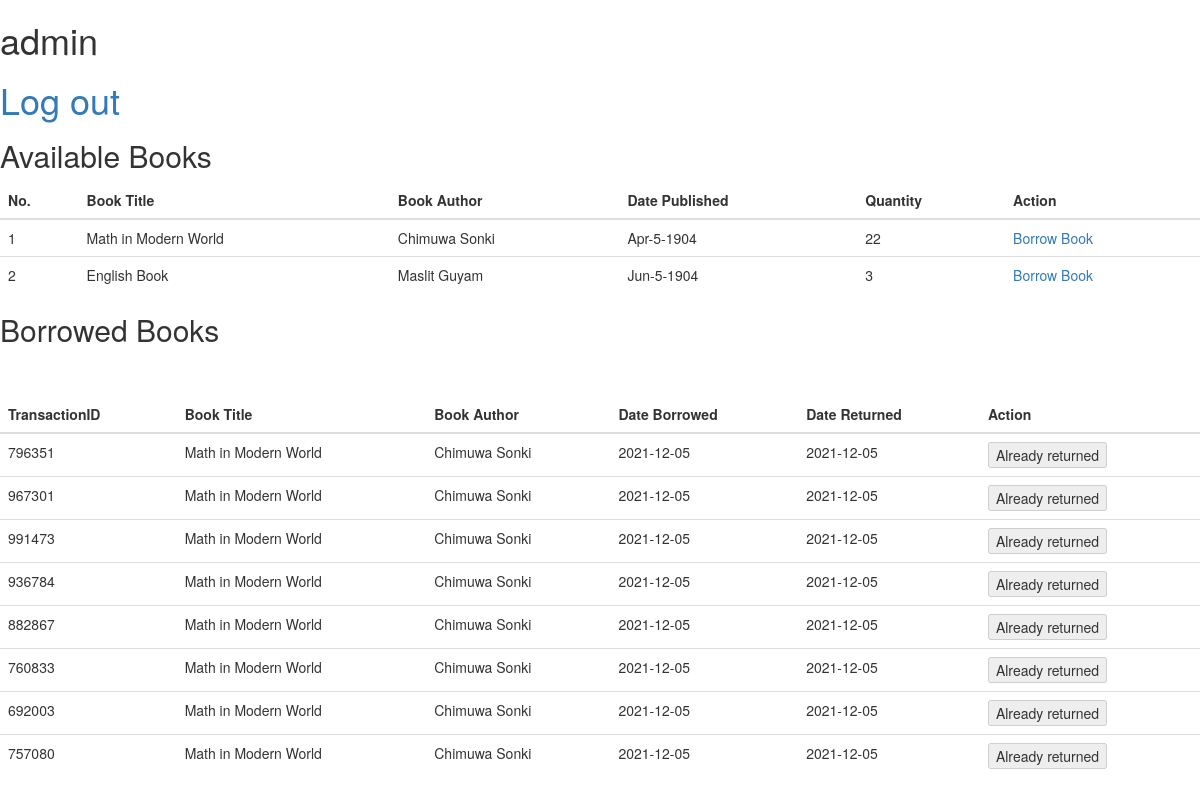
Screenshot of /mainpage.php (signed in) with the database file from the repository.
### tables this page shows
CREATE TABLE `tblbooks` (
  `No` int(11) NOT NULL,
  `BookTitle` varchar(50) NOT NULL,
  `BookAuthor` varchar(25) NOT NULL,
  `DatePublished` varchar(50) NOT NULL,
  `Quantity` int(11) NOT NULL
);

CREATE TABLE `booktransactions` (
  `TransactionID` int(11) NOT NULL,
  `BID` int(11) NOT NULL,
  `UserID` int(11) NOT NULL,
  `DateBorrowed` date NOT NULL,
  `DateReturned` date NOT NULL
);

### mainpage.php (the view, shortened to what this page needs)
<!DOCTYPE html>
<html lang = "en">
<head>
	<link rel="stylesheet" href="users.css"/>
	 <link rel="stylesheet" href="https://maxcdn.bootstrapcdn.com/bootstrap/3.3.7/css/bootstrap.min.css">
</head>
<body><div><h1><?php
echo $_SESSION['username'];
?></h1>
</div><div><h1>
<a href="logout.php">Log out</a></h1>
</div>
	<h2>Available Books</h2>
	<?php
	$servername = "localhost";
	$username = "root";
	$password = "";
	$dbname = "prjctable";
	$link = mysqli_connect($servername, $username, $password, $dbname);
?>
<p>
<table class="table">
	<thead>
		<tr>
			<th>No.</th>
			<th>Book Title</th>
			<th>Book Author</th>
			<th>Date Published</th>
			<th>Quantity</th>
			<th>Action</th>
		</tr>
	</thead>
	<?php
			$query = "select * from tblbooks";
			$result = mysqli_query($link, $query);
			while ($row = mysqli_fetch_array($result)) {
				echo "<tr>";
				echo "<td>" . $row['No'] . "</td>";
				echo "<td>" . $row['BookTitle'] . "</td>";
				echo "<td>" . $row['BookAuthor'] . "</td>";
				echo "<td>" . $row['DatePublished'] . "</td>";
				echo "<td>" . $row['Quantity'] . "</td>";
				echo "<td> "?>
						<a href = "mainpage.php?id=<?php echo $row['No']; ?>&del=delete" > Borrow Book </a>
					</td>
				</tr>
				<?php $n++;
			} ?>
</table>
<h2>Borrowed Books</h2>
<table class="table">
	<thead>
		<tr>
			<th>TransactionID</th>
			<th>Book Title</th>
			<th>Book Author</th>
			<th>Date Borrowed</th>
			<th>Date Returned</th>
			<th>Action</th>
		</tr>
	</thead>
<br>
<br>
	<?php
			$query = "SELECT * FROM `booktransactions`,users,tblbooks WHERE users.user_id=booktransactions.UserID AND tblbooks.No=booktransactions.BID";
			$result = mysqli_query($link, $query);
			while ($row = mysqli_fetch_array($result)) {
				echo "<tr>";
				echo "<td>" . $row['TransactionID'] . "</td>";
				echo "<td>" . $row['BookTitle'] . "</td>";
				echo "<td>" . $row['BookAuthor'] . "</td>";
				echo "<td>" . $row['DateBorrowed'] . "</td>";
				echo "<td>" . $row['DateReturned'] . "</td>";
				echo "<td> "?><?php if($row['DateReturned']=="0000-00-00"
){?><button>
						<a href = "mainpage.php?ids=<?php echo $row['TransactionID']; ?>&id=<?php echo $row['BID']; ?>&dels=delete" > Return Book </a>
					</button>
<?php }else{ ?>
<button disabled="">Already returned</button>
<?php } ?>
				</td>
				</tr>
				<?php $n++;
			}
			?>
<body>
</html>

### css/users.css (style rules this page uses)
body { margin: 0; padding: 0; font-family: 'Poppins', sans-serif; height: 100vh; }

### rows the page displays
tblbooks: No "1", BookTitle "Math in Modern World", BookAuthor "Chimuwa Sonki", DatePublished "Apr-5-1904", Quantity "22"
tblbooks: No "2", BookTitle "English Book", BookAuthor "Maslit Guyam", DatePublished "Jun-5-1904", Quantity "3"
booktransactions: TransactionID "796351", tblbooks.BookTitle "Math in Modern World", tblbooks.BookAuthor "Chimuwa Sonki", DateBorrowed "2021-12-05", DateReturned "2021-12-05", shows "Already returned"
booktransactions: TransactionID "967301", tblbooks.BookTitle "Math in Modern World", tblbooks.BookAuthor "Chimuwa Sonki", DateBorrowed "2021-12-05", DateReturned "2021-12-05", shows "Already returned"
booktransactions: TransactionID "991473", tblbooks.BookTitle "Math in Modern World", tblbooks.BookAuthor "Chimuwa Sonki", DateBorrowed "2021-12-05", DateReturned "2021-12-05", shows "Already returned"
booktransactions: TransactionID "936784", tblbooks.BookTitle "Math in Modern World", tblbooks.BookAuthor "Chimuwa Sonki", DateBorrowed "2021-12-05", DateReturned "2021-12-05", shows "Already returned"
booktransactions: TransactionID "882867", tblbooks.BookTitle "Math in Modern World", tblbooks.BookAuthor "Chimuwa Sonki", DateBorrowed "2021-12-05", DateReturned "2021-12-05", shows "Already returned"
booktransactions: TransactionID "760833", tblbooks.BookTitle "Math in Modern World", tblbooks.BookAuthor "Chimuwa Sonki", DateBorrowed "2021-12-05", DateReturned "2021-12-05", shows "Already returned"
booktransactions: TransactionID "692003", tblbooks.BookTitle "Math in Modern World", tblbooks.BookAuthor "Chimuwa Sonki", DateBorrowed "2021-12-05", DateReturned "2021-12-05", shows "Already returned"
booktransactions: TransactionID "757080", tblbooks.BookTitle "Math in Modern World", tblbooks.BookAuthor "Chimuwa Sonki", DateBorrowed "2021-12-05", DateReturned "2021-12-05", shows "Already returned"

### other values shown
$_SESSION['username'] "admin"
